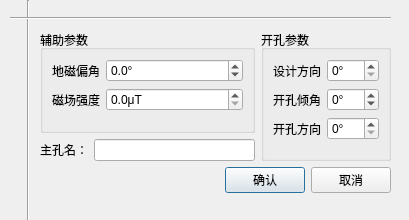
<?xml version="1.0" encoding="UTF-8"?>
<ui version="4.0">
 <class>Dialog</class>
 <widget class="QDialog" name="Dialog">
  <property name="geometry">
   <rect>
    <x>0</x>
    <y>0</y>
    <width>409</width>
    <height>220</height>
   </rect>
  </property>
  <property name="maximumSize">
   <size>
    <width>410</width>
    <height>220</height>
   </size>
  </property>
  <property name="windowTitle">
   <string>新建主孔</string>
  </property>
  <widget class="Line" name="line">
   <property name="geometry">
    <rect>
     <x>20</x>
     <y>0</y>
     <width>16</width>
     <height>261</height>
    </rect>
   </property>
   <property name="orientation">
    <enum>Qt::Vertical</enum>
   </property>
  </widget>
  <widget class="Line" name="line_2">
   <property name="geometry">
    <rect>
     <x>10</x>
     <y>10</y>
     <width>381</width>
     <height>16</height>
    </rect>
   </property>
   <property name="orientation">
    <enum>Qt::Horizontal</enum>
   </property>
  </widget>
  <widget class="QWidget" name="layoutWidget">
   <property name="geometry">
    <rect>
     <x>40</x>
     <y>30</y>
     <width>351</width>
     <height>163</height>
    </rect>
   </property>
   <layout class="QVBoxLayout" name="verticalLayout_2">
    <item>
     <layout class="QHBoxLayout" name="horizontalLayout_4">
      <item>
       <layout class="QVBoxLayout" name="verticalLayout">
        <item>
         <widget class="QGroupBox" name="groupBox_2">
          <property name="title">
           <string>辅助参数</string>
          </property>
          <layout class="QFormLayout" name="formLayout">
           <item row="0" column="0">
            <widget class="QLabel" name="label">
             <property name="text">
              <string>地磁偏角</string>
             </property>
            </widget>
           </item>
           <item row="0" column="1">
            <widget class="QDoubleSpinBox" name="doubleSpinBox_dipAngle">
             <property name="suffix">
              <string>°</string>
             </property>
             <property name="decimals">
              <number>1</number>
             </property>
             <property name="minimum">
              <double>-90.000000000000000</double>
             </property>
             <property name="maximum">
              <double>90.000000000000000</double>
             </property>
            </widget>
           </item>
           <item row="1" column="0">
            <widget class="QLabel" name="label_2">
             <property name="text">
              <string>磁场强度</string>
             </property>
            </widget>
           </item>
           <item row="1" column="1">
            <widget class="QDoubleSpinBox" name="doubleSpinBox_intensity">
             <property name="suffix">
              <string>μT</string>
             </property>
             <property name="decimals">
              <number>1</number>
             </property>
             <property name="minimum">
              <double>0.000000000000000</double>
             </property>
             <property name="maximum">
              <double>99.000000000000000</double>
             </property>
            </widget>
           </item>
          </layout>
         </widget>
        </item>
        <item>
         <layout class="QHBoxLayout" name="horizontalLayout">
          <item>
           <widget class="QLabel" name="label_6">
            <property name="text">
             <string>主孔名：</string>
            </property>
           </widget>
          </item>
          <item>
           <widget class="QLineEdit" name="lineEdit_Name"/>
          </item>
         </layout>
        </item>
       </layout>
      </item>
      <item>
       <widget class="QGroupBox" name="groupBox">
        <property name="title">
         <string>开孔参数</string>
        </property>
        <layout class="QFormLayout" name="formLayout_2">
         <item row="0" column="0">
          <widget class="QLabel" name="label_3">
           <property name="text">
            <string>设计方向</string>
           </property>
          </widget>
         </item>
         <item row="0" column="1">
          <widget class="QSpinBox" name="spinBox_designOrientation">
           <property name="suffix">
            <string>°</string>
           </property>
           <property name="maximum">
            <number>360</number>
           </property>
          </widget>
         </item>
         <item row="1" column="0">
          <widget class="QLabel" name="label_4">
           <property name="text">
            <string>开孔倾角</string>
           </property>
          </widget>
         </item>
         <item row="1" column="1">
          <widget class="QSpinBox" name="spinBox_angle">
           <property name="suffix">
            <string>°</string>
           </property>
           <property name="minimum">
            <number>-30</number>
           </property>
           <property name="maximum">
            <number>30</number>
           </property>
          </widget>
         </item>
         <item row="2" column="0">
          <widget class="QLabel" name="label_5">
           <property name="text">
            <string>开孔方向</string>
           </property>
          </widget>
         </item>
         <item row="2" column="1">
          <widget class="QSpinBox" name="spinBox_orientation">
           <property name="suffix">
            <string>°</string>
           </property>
           <property name="maximum">
            <number>360</number>
           </property>
          </widget>
         </item>
        </layout>
       </widget>
      </item>
     </layout>
    </item>
    <item>
     <layout class="QHBoxLayout" name="horizontalLayout_3">
      <item>
       <spacer name="horizontalSpacer">
        <property name="orientation">
         <enum>Qt::Horizontal</enum>
        </property>
        <property name="sizeHint" stdset="0">
         <size>
          <width>40</width>
          <height>20</height>
         </size>
        </property>
       </spacer>
      </item>
      <item>
       <layout class="QHBoxLayout" name="horizontalLayout_2">
        <item>
         <widget class="QPushButton" name="pushButton_OK">
          <property name="text">
           <string>确认</string>
          </property>
         </widget>
        </item>
        <item>
         <widget class="QPushButton" name="pushButton_Cancel">
          <property name="text">
           <string>取消</string>
          </property>
         </widget>
        </item>
       </layout>
      </item>
     </layout>
    </item>
   </layout>
  </widget>
 </widget>
 <resources/>
 <connections/>
</ui>
